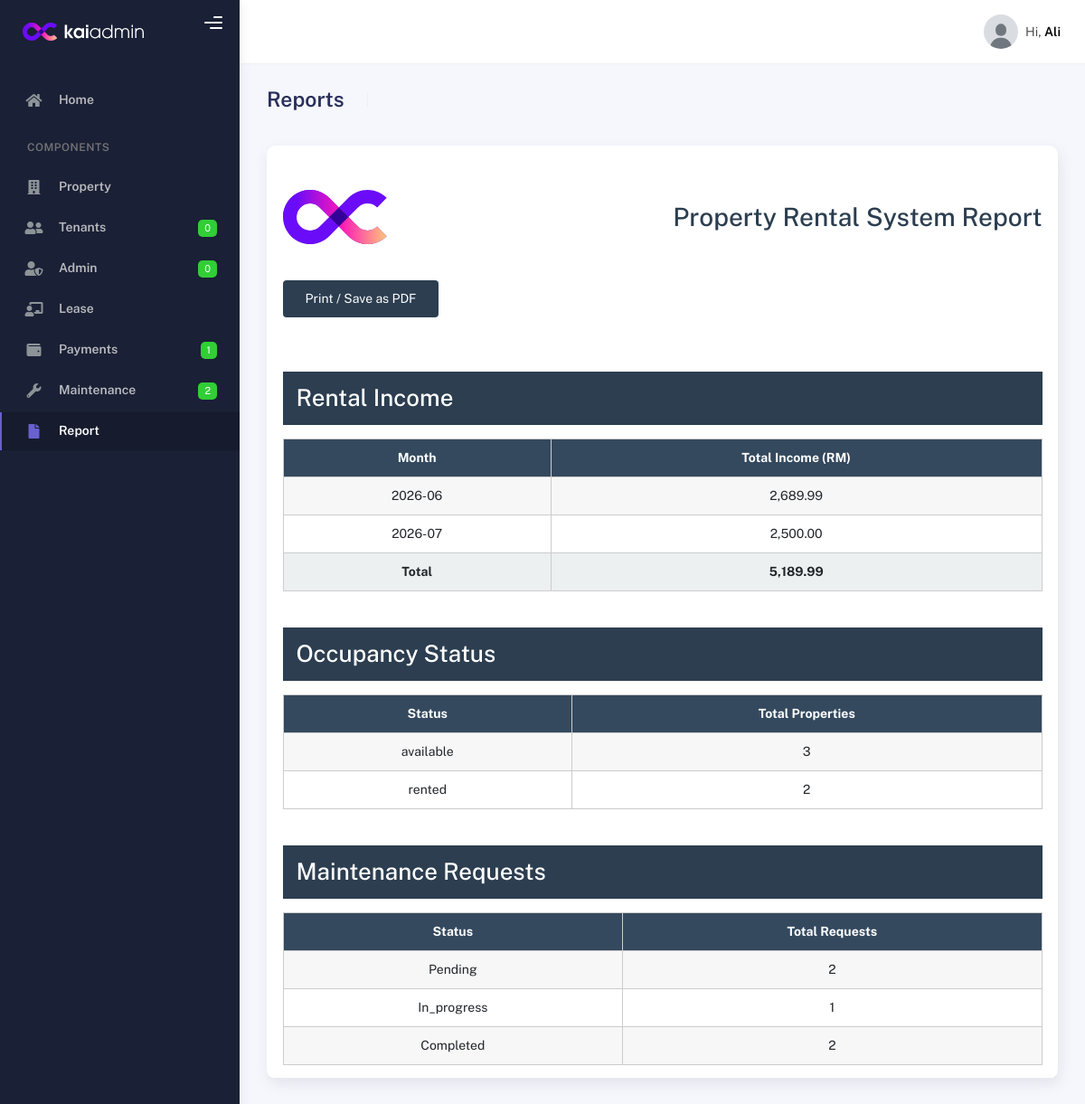
The page /Admin/tables/reports.php (signed in) on the database its author committed.
### tables this page shows
CREATE TABLE `users` (
  `user_id` int(11) NOT NULL,
  `full_name` varchar(100) NOT NULL,
  `pictures` varchar(255) NOT NULL,
  `email` varchar(100) NOT NULL,
  `phone_number` varchar(20) DEFAULT NULL,
  `password` varchar(255) NOT NULL,
  `role` enum('admin','tenant') NOT NULL,
  `status` enum('active','inactive') DEFAULT 'active',
  `created_at` timestamp NOT NULL DEFAULT current_timestamp(),
  `is_read` tinyint(1) DEFAULT 0
);

### Admin/tables/reports.php (the view, shortened to what this page needs)
<?php
include '..\databaseconnection.php';
$userId = $_SESSION['user_id'];
$newTenantQuery = mysqli_query(
    $conn,
    "SELECT COUNT(*) AS total
     FROM users
     WHERE role='tenant' AND is_read = 0"
);
$newTenants = mysqli_fetch_assoc($newTenantQuery)['total'];
$adminQuery = mysqli_query(
    $conn,
    "SELECT full_name, email, pictures, status
     FROM users
     WHERE user_id = $userId"
);
$admin = mysqli_fetch_assoc($adminQuery);
$newAdminQuery = mysqli_query(
    $conn,
    "SELECT COUNT(*) AS total
     FROM users
     WHERE role='admin' AND is_read = 0"
);
$newAdmins = mysqli_fetch_assoc($newAdminQuery)['total'];
$paymentQuery = mysqli_query(
    $conn,
    "SELECT COUNT(*) AS total FROM payments WHERE payment_status = 'pending'"
);
$newPayments = mysqli_fetch_assoc($paymentQuery)['total'];
$newMaintenanceQuery = mysqli_query(
    $conn,
    "SELECT COUNT(*) AS total
     FROM maintenance_requests
     WHERE request_status = 'pending'"
);
$newMaintenance = mysqli_fetch_assoc($newMaintenanceQuery)['total'];
$income = mysqli_query($conn, "
    SELECT DATE_FORMAT(payment_date, '%Y-%m') AS month,
           SUM(payment_amount) AS total
    FROM payments
    WHERE payment_status='paid'
    GROUP BY month
");
$occupancy = mysqli_query($conn, "
    SELECT occupancy_status, COUNT(*) AS total
    FROM properties
    GROUP BY occupancy_status
");
$maintenance = mysqli_query($conn, "
    SELECT request_status, COUNT(*) AS total
    FROM maintenance_requests
    GROUP BY request_status
");
?>
<!DOCTYPE html>
<html lang="en">
  <head>
    <link rel="stylesheet" href="../assets/css/bootstrap.min.css" />
    <link rel="stylesheet" href="../assets/css/plugins.min.css" />
    <link rel="stylesheet" href="../assets/css/kaiadmin.min.css" />
  </head>
  <body>
    <div class="wrapper">
      <div class="sidebar" data-background-color="dark">
        <div class="sidebar-logo">
          <div class="logo-header" data-background-color="dark">
            <a href="../admindashboard.php" class="logo">
              <img
                src="../assets/img/kaiadmin/logo_light.svg"
                alt="navbar brand"
                class="navbar-brand"
                height="20"
              />
            </a>
            <div class="nav-toggle">
              <button class="btn btn-toggle toggle-sidebar">
                <i class="gg-menu-right"></i>
              </button>
            </div>
          </div>
        </div>
        <div class="sidebar-wrapper scrollbar scrollbar-inner">
          <div class="sidebar-content">
            <ul class="nav nav-secondary">
              <li class="nav-item">
                <a href="..\admindashboard.php" class="collapsed" aria-expanded="false">
                  <i class="fas fa-home"></i>
                  <p>Home</p>
                </a>
              </li>
              <li class="nav-section">
                <h4 class="text-section">Components</h4>
              </li>
              <li class="nav-item">
                <a href="propertymanagement.php">
                   <i class="fas fa-building"></i>
                  <p>Property</p>
                </a>
              </li>
              <li class="nav-item">
                <a href="tenantmanagement.php">
                   <i class="fas fa-user-friends"></i>
                  <p>Tenants</p>
                  <span class="badge badge-success"><?php echo $newTenants; ?></span>
                </a>
              </li>
              <li class="nav-item">
                <a href="adminmanagement.php">
                   <i class="fas fa-user-shield"></i>
                  <p>Admin</p>
                  <span class="badge badge-success"><?php echo $newAdmins; ?></span>
                </a>
              </li>
              <li class="nav-item">
                <a href="lease.php">
                  <i class="fas fa-chalkboard-teacher"></i>
                  <p>Lease</p>
                </a>
              </li>
              <li class="nav-item">
                <a href="payments.php">
                  <i class="fas fa-wallet"></i>
                  <p>Payments</p>
                  <span class="badge badge-success"><?php echo $newPayments; ?></span>
                </a>
              </li>
              <li class="nav-item">
                <a href="maintenancerequest.php">
                   <i class="fas fa-wrench"></i>
                  <p>Maintenance</p>
                  <span class="badge badge-success"><?php echo $newMaintenance; ?></span>
                </a>
              </li>
              <li class="nav-item active">
                <a href="reports.php">
                  <i class="fas fa-file"></i>
                  <p>Report</p>
                </a>
              </li>
            </ul>
          </div>
        </div>
      </div>
      <div class="main-panel">
        <div class="main-header">
          <nav class="navbar navbar-header navbar-header-transparent navbar-expand-lg border-bottom">
            <div class="container-fluid">
              <ul class="navbar-nav topbar-nav ms-md-auto align-items-center">
                <li class="nav-item topbar-user dropdown hidden-caret">
                  <a class="dropdown-toggle profile-pic" data-bs-toggle="dropdown" href="#" aria-expanded="false">
                    <div class="avatar-sm">
                      <img
                        src="../<?php echo htmlspecialchars($admin['pictures']); ?>"
                        alt="..."
                        class="avatar-img rounded-circle"
                      />
                    </div>
                    <span class="profile-username">
                      <span class="op-7">Hi,</span>
                      <span class="fw-bold"><?php echo $admin['full_name']; ?></span>
                    </span>
                  </a>
                </li>
              </ul>
            </div>
          </nav>
        </div>
        <div class="container">
          <div class="page-inner">
            <div class="page-header">
              <h3 class="fw-bold mb-3">Reports</h3>
              <ul class="breadcrumbs mb-3">
              </ul>
            </div>
            <div class="row">
            <div class="col-md-12">
                <div class="col-md-12">
                <div class="card">
                  <div class="card-header">
                  <div class="card-body">
                    </div>
                    <div class="table-responsive">
                    <div class="header">
                    <img src="../assets/img/kaiadmin/logo_light.svg" alt="Logo">
                    <h1>Property Rental System Report</h1>
                </div>
                <button onclick="window.print()">Print / Save as PDF</button>
                <h2 class="section">Rental Income</h2>
                <table>
                <tr><th>Month</th><th>Total Income (RM)</th></tr>
                <?php $income_total = 0; ?>
                <?php while($row = mysqli_fetch_assoc($income)) {
                    $income_total += $row['total'];
                ?>
                <tr>
                <td><?= $row['month'] ?></td>
                <td><?= number_format($row['total'],2) ?></td>
                </tr>
                <?php } ?>
                <tfoot>
                <tr><td>Total</td><td><?= number_format($income_total,2) ?></td></tr>
                </tfoot>
                </table>
                <h2 class="section">Occupancy Status</h2>
                <table>
                <tr><th>Status</th><th>Total Properties</th></tr>
                <?php while($row = mysqli_fetch_assoc($occupancy)) { ?>
                <tr>
                <td><?= $row['occupancy_status'] ?></td>
                <td><?= $row['total'] ?></td>
                </tr>
                <?php } ?>
                </table>
                <h2 class="section">Maintenance Requests</h2>
                <table>
                <tr><th>Status</th><th>Total Requests</th></tr>
                <?php while($row = mysqli_fetch_assoc($maintenance)) { ?>
                <tr>
                <td><?= ucfirst($row['request_status']) ?></td>
                <td><?= $row['total'] ?></td>
                </tr>
                <?php } ?>
                </table>
                    </div>
                  </div>
                </div>
              </div>
            </div>
          </div>
        </div>
      </div>
    </div>
  </body>
</html>

### Admin/tables/reports.php (style rules this page uses)
.header { display: flex; justify-content: space-between; align-items: center; margin-bottom: 40px; }
.header img { height: 60px; }
.header h1 { font-size: 28px; margin: 0; color: #2c3e50; }
h2.section { background-color: #2c3e50; color: #fff; padding: 10px 15px; margin-top: 40px; }
table { width: 100%; border-collapse: collapse; margin-top: 15px; }
th, td { border: 1px solid #ccc; padding: 10px; text-align: center; }
th { background-color: #34495e; color: #fff; }
tr:nth-child(even) { background-color: #f7f7f7; }
tfoot { font-weight: bold; background-color: #ecf0f1; }
button { padding: 10px 25px; margin-bottom: 20px; background-color: #2c3e50; color: #fff; border: none; cursor: pointer; border-radius: 4px; }

### rows shown on the page
users: pictures (picture), full_name "Ali"

### other values the page prints
$newTenants "0"
$newAdmins "0"
$newPayments "1"
$newMaintenance "2"
$row['month'] "2026-06"
$row['total'] "2,689.99"
$row['month'] "2026-07"
$row['total'] "2,500.00"
$income_total "5,189.99"
$row['occupancy_status'] "available"
$row['total'] "3"
$row['occupancy_status'] "rented"
$row['total'] "2"
$row['request_status'] "Pending"
$row['request_status'] "In_progress"
